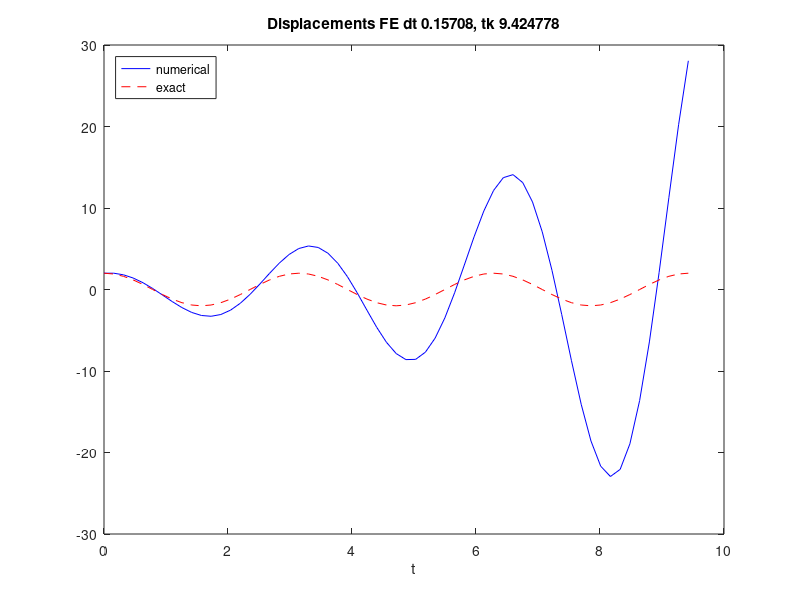

This chart was generated by the following MATLAB code: (Note: this script raises an error after producing the figure.)
% Special case implementation of a simple oscillator simulation using
% first-order Forward Euler solver. Even with small time steps solution 
% amplitude is increasing.


omega0 = 2;

% Initial condition
X_0 = 2;

T0 = 2*pi/omega0;
dt = T0/20;
tk = 3*T0;

N_t = floor(tk/dt);
t = linspace(0, N_t*dt, N_t+1);
u = zeros(N_t+1, 1);
v = zeros(N_t+1, 1);
u(1) = X_0;
v(1) = 0;

% Step equations forward in time
for n = 1:N_t
    u(n+1) = u(n) + dt*v(n);
    v(n+1) = v(n) - dt*omega0^2*u(n);
end

figure
plot(t, u, 'b-', t, X_0*cos(omega0*t), 'r--');
legend('numerical', 'exact', 'Location','northwest');
title(sprintf('Displacements FE dt %g, tk %f', dt, tk))
xlabel('t');
% print('tmp', '-dpdf'); print('tmp', '-dpng');

[E,Up,K] = osc_energy(u, v, omega0);
figure
plot(Up);
figure
plot(K)
figure
plot(t, E);
xlabel('t');
ylabel('Total Energy');
title('Total Energy = Potential Energy + Kinetic Energy');